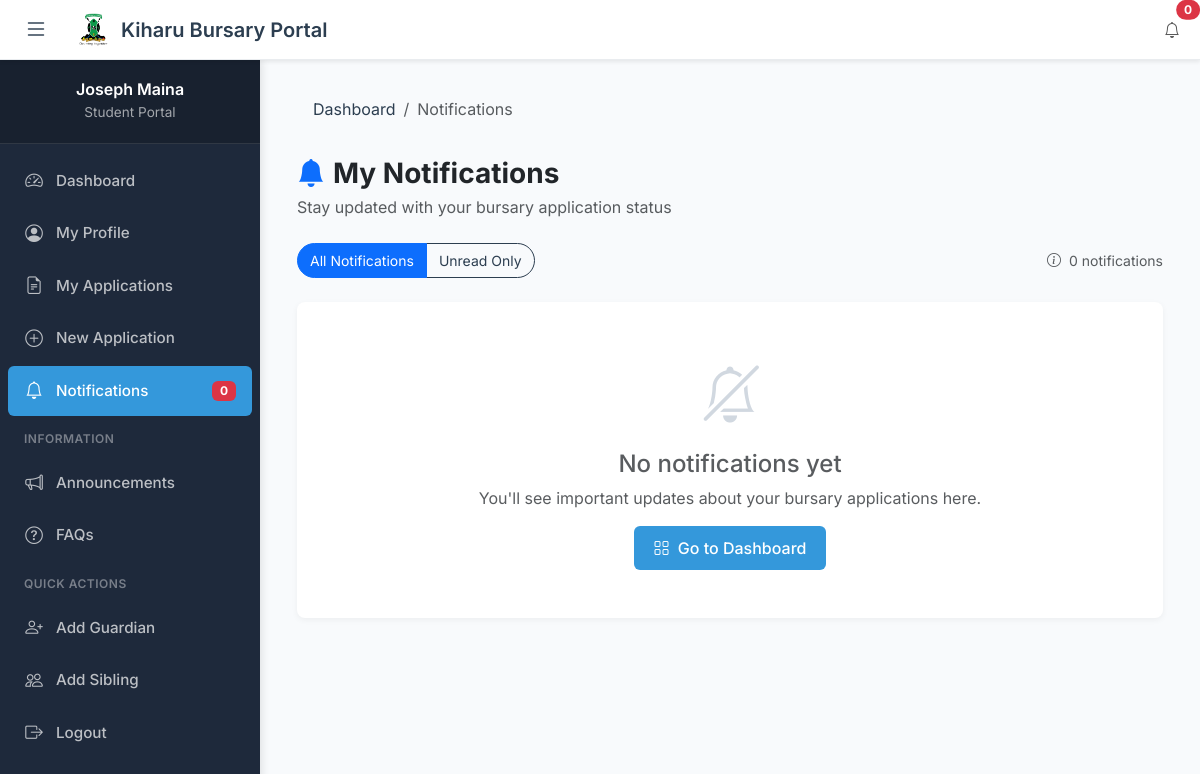
The page /student/notifications/ (signed in) on the database as committed earlier.
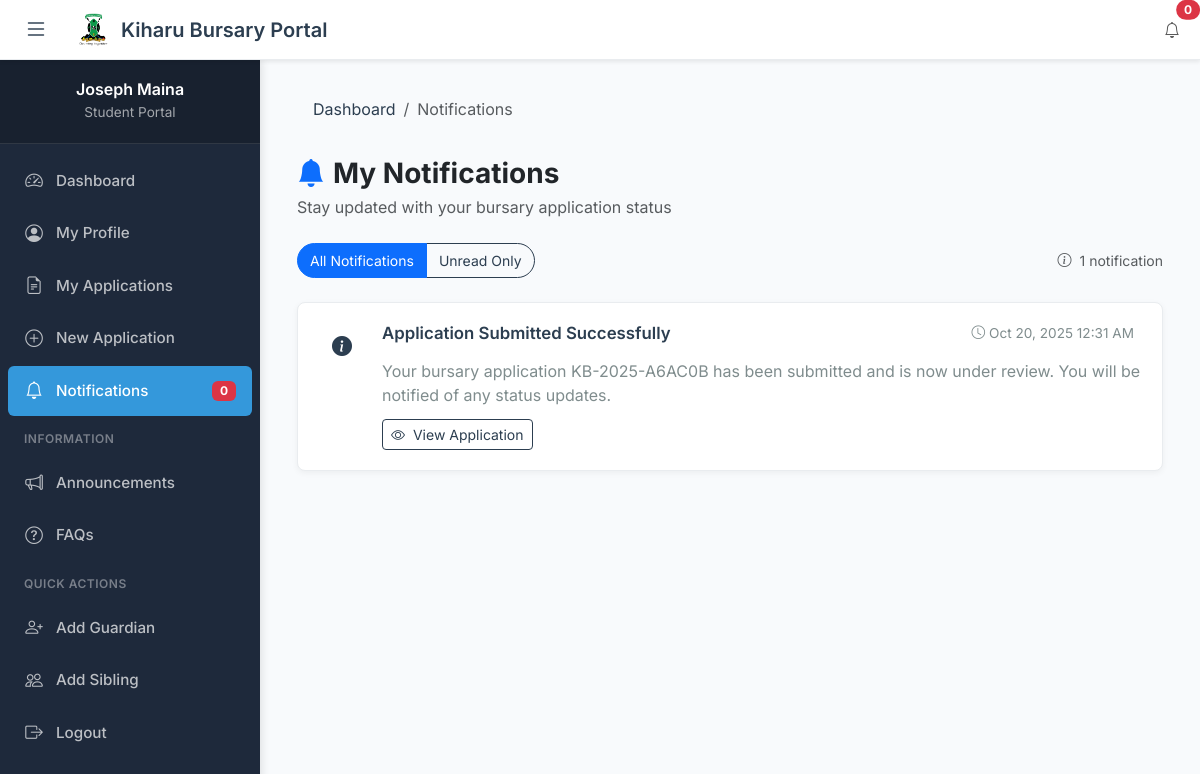
The same page on the database as committed later.
### kiharu_system/models.py (models this page shows, shortened)
class Notification(models.Model):
    NOTIFICATION_TYPES = (
        ('application_status', 'Application Status'),
        ('document_request', 'Document Request'),
        ('allocation', 'Allocation'),
        ('disbursement', 'Disbursement'),
        ('system', 'System Notification'),
    )
    user = models.ForeignKey(User, on_delete=models.CASCADE, related_name='notifications')
    notification_type = models.CharField(max_length=20, choices=NOTIFICATION_TYPES)
    title = models.CharField(max_length=200)
    message = models.TextField()
    related_application = models.ForeignKey(Application, on_delete=models.SET_NULL, null=True, blank=True)
    is_read = models.BooleanField(default=False)
    created_at = models.DateTimeField(auto_now_add=True)

### kiharu_system/views.py (the view)
# urls.py: path('student/notifications/', views.notifications_list, name='notifications_list'),
@login_required
def notifications_list(request):
    notifications = Notification.objects.filter(user=request.user).order_by('-created_at')
    notifications.filter(is_read=False).update(is_read=True)
    paginator = Paginator(notifications, 15)
    page_number = request.GET.get('page')
    page_obj = paginator.get_page(page_number)
    context = {
        'page_obj': page_obj,
        'notifications': page_obj,
    }
    return render(request, 'students/notifications.html', context)

### templates/students/notifications.html (shortened to what the changed rows need)
{% extends 'student_base.html' %}
{% load static %}
{% block extra_css %}
<link rel="stylesheet" href="{% static 'css/student/notifications.css' %}">
{% endblock %}
{% block content %}
<div class="container-fluid">
    <div class="row">
        <div class="col-12">
            <div class="d-flex justify-content-between align-items-center mb-4">
                <div>
                    <h2 class="h3 fw-bold text-dark mb-1">
                        <i class="bi bi-bell-fill me-2 text-primary"></i>My Notifications
                    </h2>
                </div>
            </div>
            <div class="d-flex justify-content-between align-items-center mb-4">
                <div class="filter-buttons btn-group" role="group">
                    <button type="button" class="btn btn-outline-primary active">All Notifications</button>
                    <button type="button" class="btn btn-outline-primary">Unread Only</button>
                </div>
                <div class="text-muted small">
                    <i class="bi bi-info-circle me-1"></i>
                    {{ notifications|length }} notification{{ notifications|length|pluralize }}
                </div>
            </div>
            {% if notifications %}
                {% for notification in notifications %}
                <div class="notification-item {% if not notification.is_read %}unread{% endif %}">
                    <div class="d-flex align-items-start">
                        <div class="notification-icon {{ notification.notification_type }}">
                            {% if notification.notification_type == 'application_status' %}
                                <i class="bi bi-info-circle-fill fs-5"></i>
                            {% elif notification.notification_type == 'document_request' %}
                                <i class="bi bi-file-earmark-text-fill fs-5"></i>
                            {% elif notification.notification_type == 'allocation' %}
                                <i class="bi bi-check-circle-fill fs-5"></i>
                            {% elif notification.notification_type == 'disbursement' %}
                                <i class="bi bi-cash-coin fs-5"></i>
                            {% else %}
                                <i class="bi bi-bell-fill fs-5"></i>
                            {% endif %}
                        </div>
                        <div class="notification-content">
                            <div class="d-flex justify-content-between align-items-start mb-2">
                                <h5 class="notification-title">{{ notification.title }}</h5>
                                <div class="d-flex align-items-center">
                                    <span class="notification-time me-2">
                                        <i class="bi bi-clock me-1"></i>{{ notification.created_at|date:"M j, Y g:i A" }}
                                    </span>
                                </div>
                            </div>
                            <p class="notification-message">{{ notification.message }}</p>
                            {% if notification.related_application %}
                                <a href="{% url 'student_application_detail' notification.related_application.pk %}" class="btn btn-sm btn-outline-primary">
                                    <i class="bi bi-eye me-1"></i> View Application
                                </a>
                            {% endif %}
                        </div>
                    </div>
                </div>
                {% endfor %}
            {% else %}
                <div class="empty-state">
                    <div class="empty-state-icon">
                        <i class="bi bi-bell-slash"></i>
                    </div>
                    <h4 class="text-muted mb-2">No notifications yet</h4>
                    <p class="text-muted mb-3">You'll see important updates about your bursary applications here.</p>
                    <a href="{% url 'student_dashboard' %}" class="btn btn-primary">
                        <i class="bi bi-grid me-1"></i> Go to Dashboard
                    </a>
                </div>
            {% endif %}
        </div>
    </div>
</div>
{% endblock %}

Rows that differ between the two databases and show on the page:
added Notification: title "Application Submitted Successfully", created_at "Oct 20, 2025 12:31 AM", message "Your bursary application KB-2025-A6AC0B has been submitted and is now under review. You will be notified of any status updates.", shows "View Application"
Other text that changed with them:
{{ notifications|length }}: "0" → "1"
text no longer shown: "No notifications yet You'll see important updates about your bursary applications here. Go to Dashboard"
